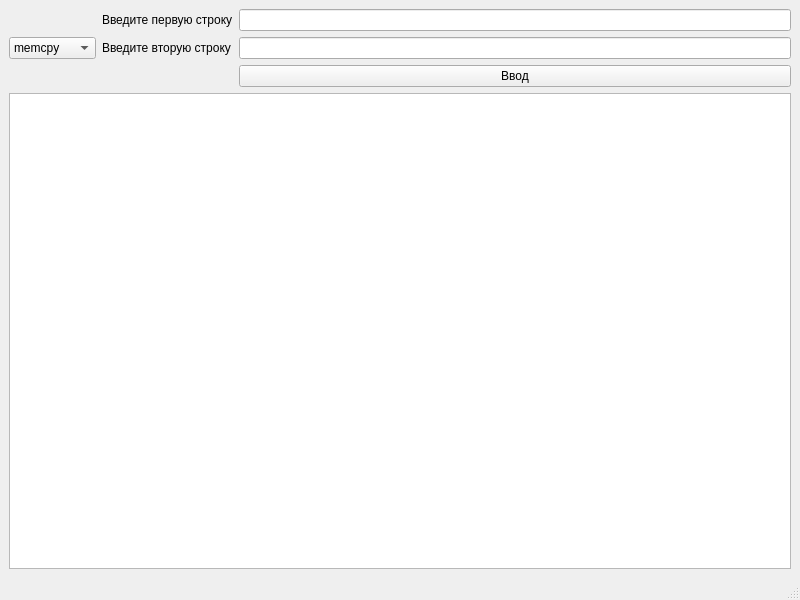
<?xml version="1.0" encoding="UTF-8"?>
<ui version="4.0">
 <class>MainWindow</class>
 <widget class="QMainWindow" name="MainWindow">
  <property name="geometry">
   <rect>
    <x>0</x>
    <y>0</y>
    <width>800</width>
    <height>600</height>
   </rect>
  </property>
  <property name="windowTitle">
   <string>MainWindow</string>
  </property>
  <widget class="QWidget" name="centralwidget">
   <layout class="QGridLayout" name="gridLayout_2">
    <item row="0" column="0">
     <layout class="QGridLayout" name="gridLayout" rowstretch="0,1,10">
      <item row="1" column="0">
       <widget class="QComboBox" name="chooseFunc_cmbbox">
        <item>
         <property name="text">
          <string>memcpy</string>
         </property>
        </item>
        <item>
         <property name="text">
          <string>memmove</string>
         </property>
        </item>
        <item>
         <property name="text">
          <string>memset</string>
         </property>
        </item>
        <item>
         <property name="text">
          <string>strcpy</string>
         </property>
        </item>
        <item>
         <property name="text">
          <string>strncpy</string>
         </property>
        </item>
        <item>
         <property name="text">
          <string>strcat</string>
         </property>
        </item>
        <item>
         <property name="text">
          <string>strncat</string>
         </property>
        </item>
        <item>
         <property name="text">
          <string>memcmp</string>
         </property>
        </item>
        <item>
         <property name="text">
          <string>strcmp</string>
         </property>
        </item>
        <item>
         <property name="text">
          <string>strcoll</string>
         </property>
        </item>
        <item>
         <property name="text">
          <string>strncmp</string>
         </property>
        </item>
        <item>
         <property name="text">
          <string>strxfrm</string>
         </property>
        </item>
        <item>
         <property name="text">
          <string>strtok</string>
         </property>
        </item>
        <item>
         <property name="text">
          <string>strerror</string>
         </property>
        </item>
        <item>
         <property name="text">
          <string>strlen</string>
         </property>
        </item>
       </widget>
      </item>
      <item row="1" column="1">
       <layout class="QFormLayout" name="formLayout">
        <item row="0" column="0">
         <widget class="QLabel" name="label">
          <property name="text">
           <string>Введите первую строку</string>
          </property>
         </widget>
        </item>
        <item row="0" column="1">
         <widget class="QLineEdit" name="first_lEdit"/>
        </item>
        <item row="1" column="0">
         <widget class="QLabel" name="label_2">
          <property name="text">
           <string>Введите вторую строку</string>
          </property>
         </widget>
        </item>
        <item row="1" column="1">
         <widget class="QLineEdit" name="second_lEdit"/>
        </item>
        <item row="2" column="1">
         <widget class="QPushButton" name="enter_btn">
          <property name="text">
           <string>Ввод</string>
          </property>
         </widget>
        </item>
       </layout>
      </item>
      <item row="2" column="0" colspan="2">
       <widget class="QListWidget" name="Info_list"/>
      </item>
     </layout>
    </item>
   </layout>
  </widget>
  <widget class="QMenuBar" name="menubar">
   <property name="geometry">
    <rect>
     <x>0</x>
     <y>0</y>
     <width>800</width>
     <height>22</height>
    </rect>
   </property>
  </widget>
  <widget class="QStatusBar" name="statusbar"/>
 </widget>
 <resources/>
 <connections/>
</ui>
